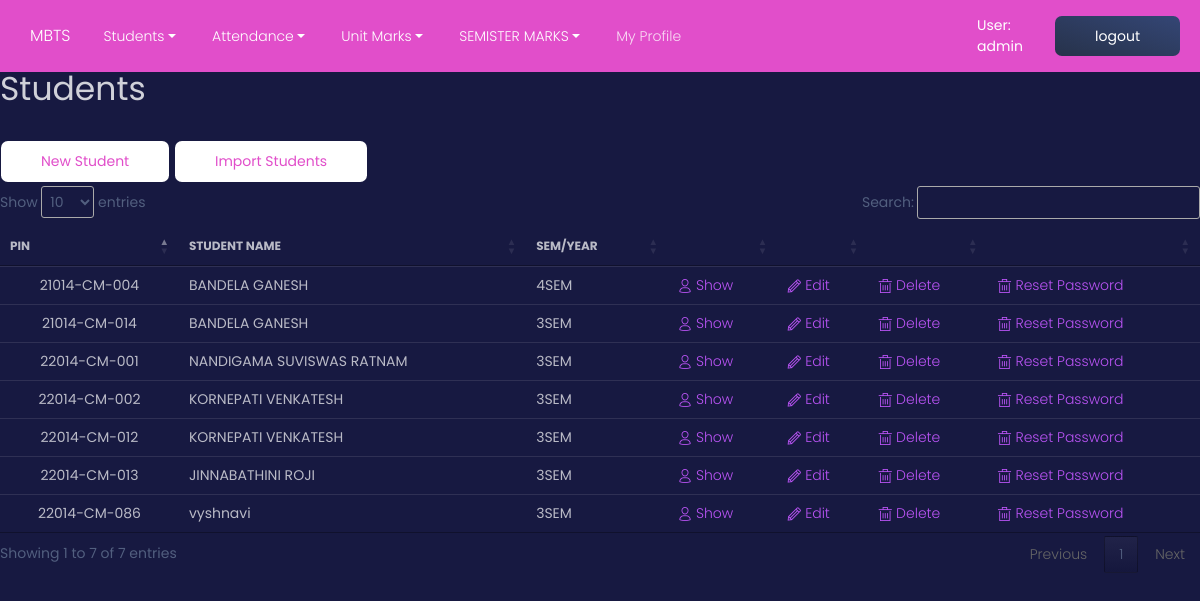
The app's page /n/i/ (signed in) with its own data.
### mbts/models.py (models this page shows)
class User(AbstractUser):
    TEACHER = 1
    STUDENT = 2
    ROLE_CHOICES = ((TEACHER, 'Teacher'), (STUDENT, 'Student'),)
    role = models.PositiveSmallIntegerField(choices=ROLE_CHOICES, blank=True, null=True, default=STUDENT)

class Students(models.Model):
    pin = models.CharField(max_length=20, primary_key=True)
    sname=models.CharField(max_length=50, default='student')
    fname=models.CharField(max_length=50, default='father')
    mname=models.CharField(max_length=50, default='mother')
    sem = models.CharField(max_length=10, null=True, choices=StudentClass.SEMS,)
    phno=models.CharField(max_length=12, null = True)
    fphno=models.CharField(max_length=12, null=True)
    dob=models.DateTimeField(blank=True, null=True)
    gender=models.CharField(max_length=1,default='M')
    category=models.CharField(max_length=5,blank=True, null=True)
    scategory=models.CharField(max_length=10,blank=True, null=True)
    religion=models.CharField(max_length=20,blank=True, null=True)
    sacno=models.CharField(max_length=20, blank=True, null=True)
    sifsc=models.CharField(max_length=20,blank=True, null=True)
    sbranch=models.CharField(max_length=20,blank=True, null=True)
    macno=models.CharField(max_length=22, blank=True, null=True)
    mifsc=models.CharField(max_length=20,blank=True, null=True)
    mbranch=models.CharField(max_length=20,blank=True, null=True)
    email=models.CharField(max_length=30)
    sscrank=models.IntegerField(default=1234, blank=True, null=True)
    sschallticketno=models.CharField(max_length=20, blank=True, null=True)
    address=models.CharField(max_length=30, blank=True, null=True)
    village=models.CharField(max_length=20, blank=True, null=True)
    mandal=models.CharField(max_length=20, blank=True, null=True)
    dist=models.CharField(max_length=20, blank=True,null=True)
    allotedcategory=models.CharField(max_length=20,blank=True, null=True)
    dateofjoining=models.DateTimeField(blank=True, null=True)
    polycetrank=models.IntegerField(blank=True,null=True)
    polycetno=models.IntegerField(blank=True,null=True)
    aadharno=models.CharField(max_length=22, blank=True,null=True)
    rationno=models.CharField(max_length=20,blank=True,null=True)
    tcno=models.IntegerField(blank=True, null=True)
    discontinueddate=models.DateTimeField(blank=True, null=True)
    odno=models.IntegerField(blank=True,null=True)
    odissueddate=models.DateTimeField(blank=True, null=True)
    tcissueddate=models.DateTimeField(blank=True, null=True)
    studycertificateissueddate=models.DateTimeField(blank=True, null=True)
    studentimage = models.ImageField(
        ("Title Image"),
        upload_to='static/Images/student_image/',
         max_length=None,
         blank = True,null = True)
    user = models.OneToOneField(User, on_delete=models.CASCADE, blank=True, null= True)

### mbts/views/student.py (the view)
# urls.py: path("i/", student.index, name="student_index"),
@login_required
def index(request):
    sl = Students.objects.all
    context = {"sl": sl}
    if(request.user.role == User.STUDENT):
        context["cu"] = request.user.students
        return render(request,"students/sindex.html", context)
    else:
        context["search"] = SearchForm()
        return render(request, "students/index.html", context)

### mbts/forms.py
class SearchForm(ModelForm):
    class Meta:
        model = StudentClass
        fields = ['sem',]
        widgets = {
            'sem': forms.Select(choices=StudentClass.SEMS, attrs={'class': 'form-control'}),
        }

### mbts/templates/students/index.html (shortened to what this page needs)
{% extends "base.html" %}
{% load static %}
{% block content %}
<link href="{% static '/css/jquery.dataTables.min.css' %}" rel="stylesheet"/>
<h1>Students</h1>
<a class="btn btn-primary btn-neutral" href="{% url 'newst' %}">New Student</a>
<a class="btn btn-primary btn-neutral" href="{% url 'student_upload' %}">Import Students</a>
{% if sl %}
    <table class="table">
        <thead>
            <tr>
                <th>PIN</th>
                <th>Student Name</th>
                <th>SEM/YEAR</th>
                <th></th>
                <th></th>
                <th></th>
                <th></th>
            </tr>
        </thead>
    <tbody>
    {% for s in sl %}
    <tr>
        <td class="text-center">{{s.pin}}</td>
        <td>{{s.sname}}</td>
        <td>{{s.sem}}</td>
        <td><a href="{% url 'student_show' s.pin %}"> <i class="tim-icons icon-single-02"></i>  Show</a></td>
        <td><a href="{% url 'student_edit' s.pin %}"><i class="tim-icons icon-pencil"></i>  Edit</a></td>
        <td><a href="{% url 'student_delete' s.pin %}"><i class="tim-icons icon-trash-simple"></i>  Delete</a></td>
        <td><a href="{% url 'student_reset_pass' s.pin %}"><i class="tim-icons icon-trash-simple"></i>  Reset Password</a></td>
    </tr>
    {% endfor %}
    </tbody>
    </table>
{% else %}
    <p>No students are available.</p>
{% endif %}
{% endblock %}

### mbts/templates/_menus.html (shortened to what this page needs)
<div class="container">
    <a class="navbar-brand" href="/n/i/">MBTS</a>
      <div class="collapse navbar-collapse" id="navbarNavDropdown">
        <ul class="navbar-nav">
          <li class="nav-item dropdown">
            <a class="nav-link dropdown-toggle" href="#" id="navbarDropdownMenuLink" data-toggle="dropdown" aria-haspopup="true" aria-expanded="false">
              Students
            </a>
          </li>
          <li class="nav-item dropdown">
            <a class="nav-link dropdown-toggle" href="#" id="navbarDropdownMenuLink" data-toggle="dropdown" aria-haspopup="true" aria-expanded="false">
              Attendance
            </a>
          </li>
          <li class="nav-item dropdown">
            <a class="nav-link dropdown-toggle" href="#" id="navbarDropdownMenuLink" data-toggle="dropdown" aria-haspopup="true" aria-expanded="false">
              Unit Marks
            </a>
          </li>
          <li class="nav-item dropdown">
            <a class="nav-link dropdown-toggle" href="#" id="navbarDropdownMenuLink" data-toggle="dropdown" aria-haspopup="true" aria-expanded="false">
              SEMISTER MARKS
            </a>
          </li>
          {% if user.is_authenticated %}
          <li class="nav-item">
            <a href="{% url 'users-profile' %}" class="nav-link" >
              <p>My Profile</p>
            </a>
          </li>
          {% endif %}
        </ul>
      </div>
    </div>
    {% if user.is_authenticated %}
    <span style="color:white">User: {{ user.get_username }}</span>
    <form method="post" action="{% url 'logout' %}">
     <button type="submit" class="btn" >logout</button>
 </form>
  {% else %}
    <a href="{% url 'login' %}?next={{ request.path }}" class="nav-link">Login</a>
  {% endif %}

### records on screen
User: get_username "admin"
Students: pin "22014-CM-001", sname "NANDIGAMA SUVISWAS RATNAM", sem "3SEM"
Students: pin "22014-CM-002", sname "KORNEPATI VENKATESH", sem "3SEM"
Students: pin "21014-CM-004", sname "BANDELA GANESH", sem "4SEM"
Students: pin "22014-CM-086", sname "vyshnavi", sem "3SEM"
Students: pin "22014-CM-012", sname "KORNEPATI VENKATESH", sem "3SEM"
Students: pin "22014-CM-013", sname "JINNABATHINI ROJI", sem "3SEM"
Students: pin "21014-CM-014", sname "BANDELA GANESH", sem "3SEM"
